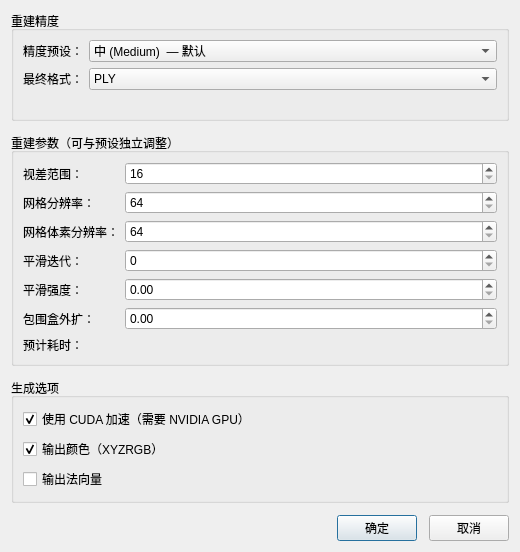
<?xml version="1.0" encoding="UTF-8"?>
<ui version="4.0">
 <class>ModelGenerationDialog</class>
 <widget class="QDialog" name="ModelGenerationDialog">
  <property name="geometry">
   <rect>
    <x>0</x>
    <y>0</y>
    <width>520</width>
    <height>520</height>
   </rect>
  </property>
  <property name="minimumSize">
   <size>
    <width>520</width>
    <height>0</height>
   </size>
  </property>
  <property name="windowTitle">
   <string>生成模型 - 参数设置</string>
  </property>
  <layout class="QVBoxLayout" name="mainLayout">
   <property name="spacing">
    <number>12</number>
   </property>
   <item>
    <widget class="QGroupBox" name="presetGroup">
     <property name="title">
      <string>重建精度</string>
     </property>
     <layout class="QFormLayout" name="presetForm">
      <item row="0" column="0">
       <widget class="QLabel" name="presetLabel">
        <property name="text">
         <string>精度预设：</string>
        </property>
        <property name="buddy">
         <cstring>m_presetCombo</cstring>
        </property>
       </widget>
      </item>
      <item row="0" column="1">
       <widget class="QComboBox" name="m_presetCombo">
        <property name="currentIndex">
         <number>1</number>
        </property>
        <item>
         <property name="text">
          <string>低 (Low)</string>
         </property>
        </item>
        <item>
         <property name="text">
          <string>中 (Medium)  — 默认</string>
         </property>
        </item>
        <item>
         <property name="text">
          <string>高 (High)</string>
         </property>
        </item>
       </widget>
      </item>
      <item row="1" column="0">
       <widget class="QLabel" name="outputFormatLabel">
        <property name="text">
         <string>最终格式：</string>
        </property>
        <property name="buddy">
         <cstring>m_outputFormatCombo</cstring>
        </property>
       </widget>
      </item>
      <item row="1" column="1">
       <widget class="QComboBox" name="m_outputFormatCombo">
        <property name="toolTip">
         <string>最终模型输出格式。PLY 为默认；OBJ 适合带纹理输出。</string>
        </property>
        <item>
         <property name="text">
          <string>PLY</string>
         </property>
        </item>
        <item>
         <property name="text">
          <string>OBJ</string>
         </property>
        </item>
       </widget>
      </item>
      <item row="2" column="0" colspan="2">
       <widget class="QLabel" name="m_presetDescLabel">
        <property name="styleSheet">
         <string notr="true">color: gray; font-size: 11px;</string>
        </property>
        <property name="text">
         <string/>
        </property>
        <property name="wordWrap">
         <bool>true</bool>
        </property>
       </widget>
      </item>
     </layout>
    </widget>
   </item>
   <item>
    <widget class="QGroupBox" name="advancedGroup">
     <property name="title">
      <string>重建参数（可与预设独立调整）</string>
     </property>
     <layout class="QFormLayout" name="advancedForm">
      <item row="0" column="0">
       <widget class="QLabel" name="disparityLabel">
        <property name="text">
         <string>视差范围：</string>
        </property>
        <property name="buddy">
         <cstring>m_disparitySpin</cstring>
        </property>
       </widget>
      </item>
      <item row="0" column="1">
       <widget class="QSpinBox" name="m_disparitySpin">
        <property name="toolTip">
         <string>SGBM 视差搜索范围，必须为 16 的倍数。越大越慢但覆盖更深的景深差异。</string>
        </property>
        <property name="minimum">
         <number>16</number>
        </property>
        <property name="maximum">
         <number>512</number>
        </property>
        <property name="singleStep">
         <number>16</number>
        </property>
       </widget>
      </item>
      <item row="1" column="0">
       <widget class="QLabel" name="gridResLabel">
        <property name="text">
         <string>网格分辨率：</string>
        </property>
        <property name="buddy">
         <cstring>m_gridResSpin</cstring>
        </property>
       </widget>
      </item>
      <item row="1" column="1">
       <widget class="QSpinBox" name="m_gridResSpin">
        <property name="toolTip">
         <string>地形网格横向像素分辨率。越高细节越丰富，内存消耗越大。</string>
        </property>
        <property name="minimum">
         <number>64</number>
        </property>
        <property name="maximum">
         <number>4096</number>
        </property>
        <property name="singleStep">
         <number>64</number>
        </property>
       </widget>
      </item>
      <item row="2" column="0">
       <widget class="QLabel" name="meshResLabel">
        <property name="text">
         <string>网格体素分辨率：</string>
        </property>
        <property name="buddy">
         <cstring>m_meshResSpin</cstring>
        </property>
       </widget>
      </item>
      <item row="2" column="1">
       <widget class="QSpinBox" name="m_meshResSpin">
        <property name="toolTip">
         <string>隐式场分辨率（最长轴体素数）。越高细节越多，耗时越长。</string>
        </property>
        <property name="minimum">
         <number>64</number>
        </property>
        <property name="maximum">
         <number>1024</number>
        </property>
        <property name="singleStep">
         <number>32</number>
        </property>
       </widget>
      </item>
      <item row="3" column="0">
       <widget class="QLabel" name="meshSmoothIterLabel">
        <property name="text">
         <string>平滑迭代：</string>
        </property>
        <property name="buddy">
         <cstring>m_meshSmoothIterSpin</cstring>
        </property>
       </widget>
      </item>
      <item row="3" column="1">
       <widget class="QSpinBox" name="m_meshSmoothIterSpin">
        <property name="toolTip">
         <string>Taubin 平滑迭代次数。0 表示不平滑。</string>
        </property>
        <property name="maximum">
         <number>10</number>
        </property>
       </widget>
      </item>
      <item row="4" column="0">
       <widget class="QLabel" name="meshSmoothLambdaLabel">
        <property name="text">
         <string>平滑强度：</string>
        </property>
        <property name="buddy">
         <cstring>m_meshSmoothLambdaSpin</cstring>
        </property>
       </widget>
      </item>
      <item row="4" column="1">
       <widget class="QDoubleSpinBox" name="m_meshSmoothLambdaSpin">
        <property name="toolTip">
         <string>平滑步长，越大越平滑但会损失细节。</string>
        </property>
        <property name="decimals">
         <number>2</number>
        </property>
        <property name="maximum">
         <double>1.000000000000000</double>
        </property>
        <property name="singleStep">
         <double>0.050000000000000</double>
        </property>
       </widget>
      </item>
      <item row="5" column="0">
       <widget class="QLabel" name="meshPaddingLabel">
        <property name="text">
         <string>包围盒外扩：</string>
        </property>
        <property name="buddy">
         <cstring>m_meshPaddingSpin</cstring>
        </property>
       </widget>
      </item>
      <item row="5" column="1">
       <widget class="QDoubleSpinBox" name="m_meshPaddingSpin">
        <property name="toolTip">
         <string>重建包围盒外扩比例。适度外扩可避免边界截断。</string>
        </property>
        <property name="decimals">
         <number>2</number>
        </property>
        <property name="maximum">
         <double>0.300000000000000</double>
        </property>
        <property name="singleStep">
         <double>0.010000000000000</double>
        </property>
       </widget>
      </item>
      <item row="6" column="0">
       <widget class="QLabel" name="runtimeHintTitleLabel">
        <property name="text">
         <string>预计耗时：</string>
        </property>
       </widget>
      </item>
      <item row="6" column="1">
       <widget class="QLabel" name="m_runtimeHintLabel">
        <property name="styleSheet">
         <string notr="true">color: #666; font-size: 11px;</string>
        </property>
        <property name="text">
         <string/>
        </property>
        <property name="wordWrap">
         <bool>true</bool>
        </property>
       </widget>
      </item>
     </layout>
    </widget>
   </item>
   <item>
    <widget class="QGroupBox" name="optionsGroup">
     <property name="title">
      <string>生成选项</string>
     </property>
     <layout class="QVBoxLayout" name="optionsLayout">
      <item>
       <widget class="QCheckBox" name="m_useCudaCheck">
        <property name="toolTip">
         <string>启用后，立体匹配阶段将使用 GPU 加速，速度显著提升。</string>
        </property>
        <property name="text">
         <string>使用 CUDA 加速（需要 NVIDIA GPU）</string>
        </property>
        <property name="checked">
         <bool>true</bool>
        </property>
       </widget>
      </item>
      <item>
       <widget class="QCheckBox" name="m_outputColorCheck">
        <property name="toolTip">
         <string>从原始影像采样 RGB 颜色写入点云/网格。</string>
        </property>
        <property name="text">
         <string>输出颜色（XYZRGB）</string>
        </property>
        <property name="checked">
         <bool>true</bool>
        </property>
       </widget>
      </item>
      <item>
       <widget class="QCheckBox" name="m_outputNormalCheck">
        <property name="toolTip">
         <string>为网格顶点估算并写入法向量（计算量较大）。</string>
        </property>
        <property name="text">
         <string>输出法向量</string>
        </property>
       </widget>
      </item>
     </layout>
    </widget>
   </item>
   <item>
    <layout class="QHBoxLayout" name="buttonLayout">
     <item>
      <spacer name="buttonSpacer">
       <property name="orientation">
        <enum>Qt::Horizontal</enum>
       </property>
       <property name="sizeHint" stdset="0">
        <size>
         <width>40</width>
         <height>20</height>
        </size>
       </property>
      </spacer>
     </item>
     <item>
      <widget class="QPushButton" name="m_okBtn">
       <property name="text">
        <string>确定</string>
       </property>
      </widget>
     </item>
     <item>
      <widget class="QPushButton" name="m_cancelBtn">
       <property name="text">
        <string>取消</string>
       </property>
      </widget>
     </item>
    </layout>
   </item>
  </layout>
 </widget>
 <resources/>
 <connections/>
</ui>
